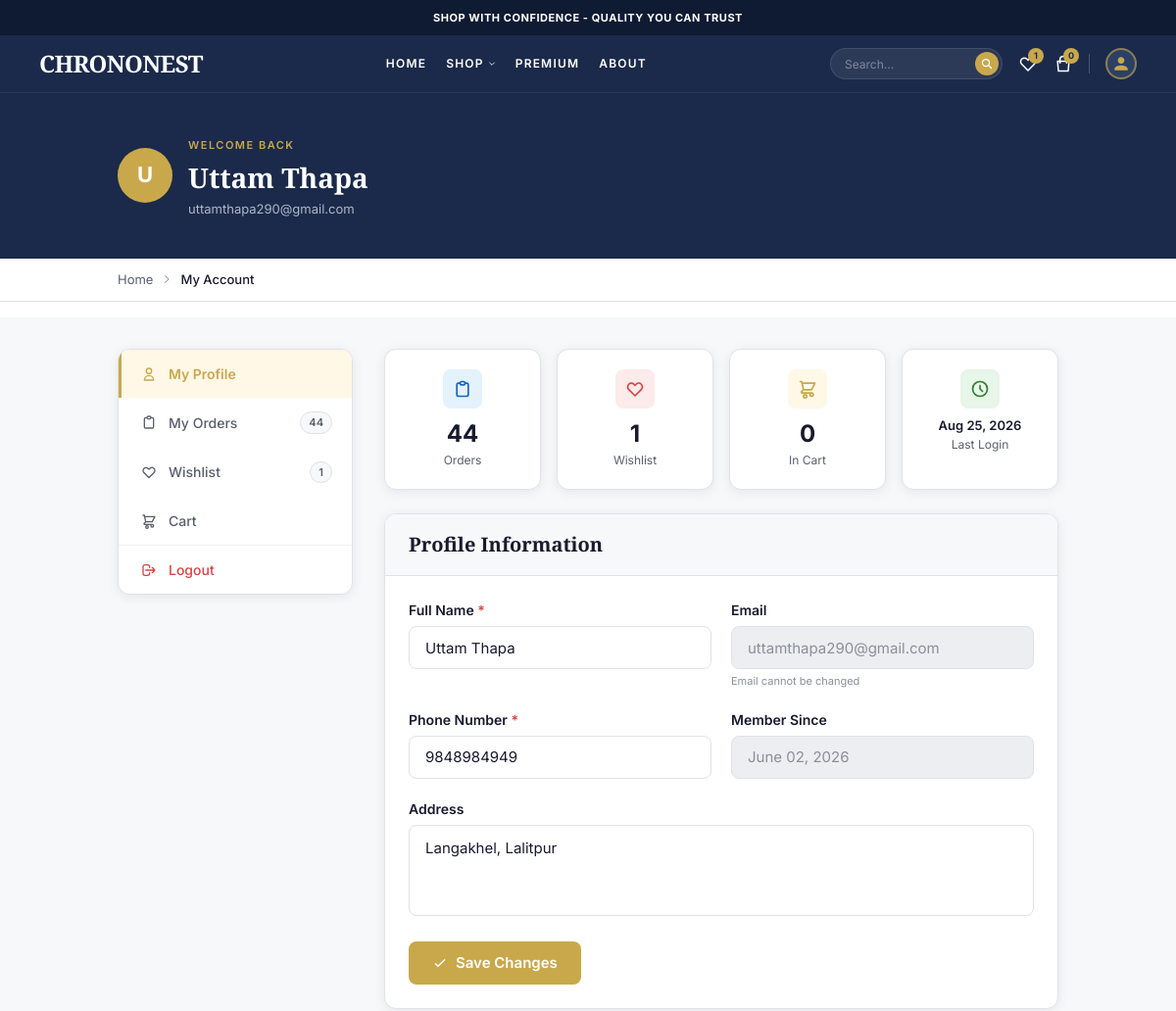
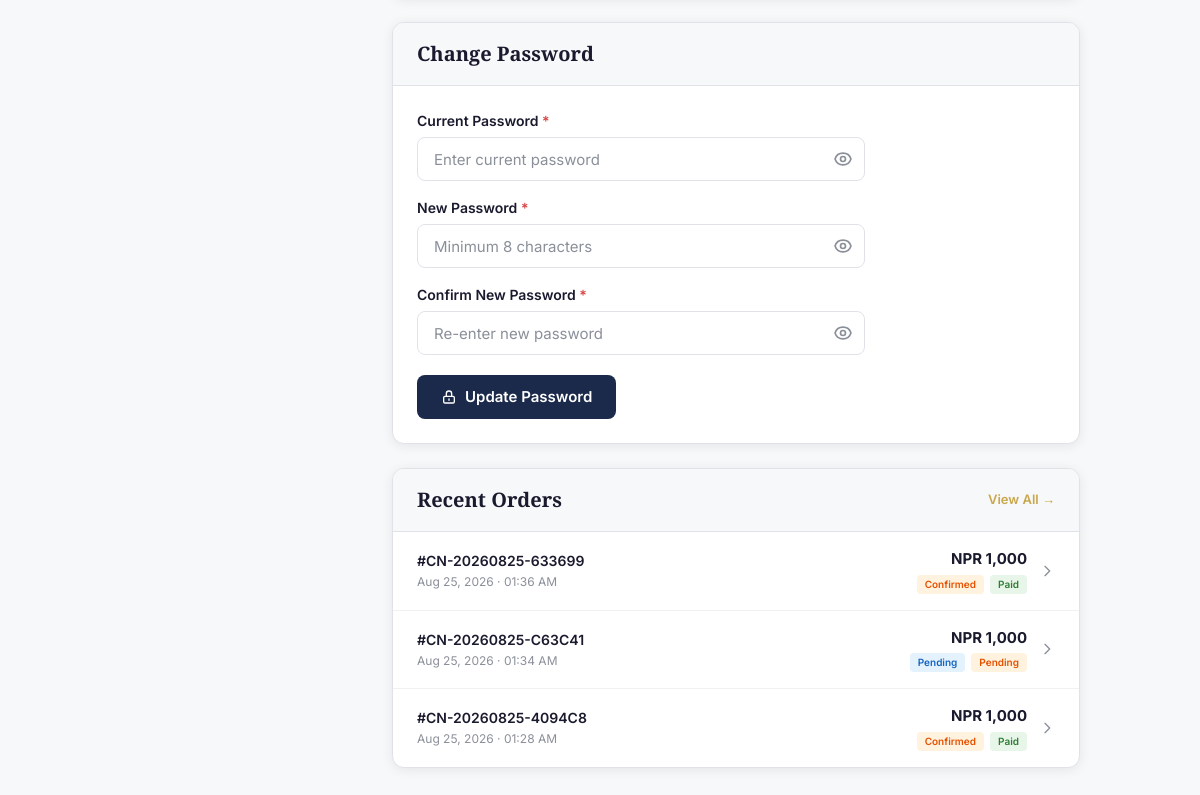
Screenshot of /pages/account/index.php (signed in) with the database file from the repository (2 pictures, top to bottom).
### tables this page shows
CREATE TABLE `users` (
  `id` int(11) NOT NULL,
  `name` varchar(100) NOT NULL,
  `email` varchar(100) NOT NULL,
  `phone` varchar(10) NOT NULL,
  `password` varchar(255) NOT NULL,
  `role` enum('customer','admin') DEFAULT 'customer',
  `address` text DEFAULT NULL,
  `last_login_at` timestamp NULL DEFAULT NULL,
  `created_at` timestamp NOT NULL DEFAULT current_timestamp(),
  `updated_at` timestamp NOT NULL DEFAULT current_timestamp() ON UPDATE current_timestamp()
);

CREATE TABLE `orders` (
  `id` int(11) NOT NULL,
  `user_id` int(11) DEFAULT NULL,
  `order_number` varchar(50) NOT NULL,
  `customer_name` varchar(100) NOT NULL,
  `customer_email` varchar(100) NOT NULL,
  `customer_phone` varchar(10) NOT NULL,
  `shipping_address` text NOT NULL,
  `payment_method` enum('COD','eSewa') NOT NULL,
  `payment_status` enum('pending','paid','failed') DEFAULT 'pending',
  `transaction_id` varchar(100) DEFAULT NULL,
  `total_amount` decimal(10,2) NOT NULL,
  `shipping_charge` decimal(10,2) DEFAULT 0.00,
  `grand_total` decimal(10,2) NOT NULL,
  `order_status` enum('pending','confirmed','processing','shipped','delivered') DEFAULT 'pending',
  `admin_notes` text DEFAULT NULL,
  `ordered_at` timestamp NOT NULL DEFAULT current_timestamp(),
  `confirmed_at` timestamp NULL DEFAULT NULL,
  `shipped_at` timestamp NULL DEFAULT NULL,
  `delivered_at` timestamp NULL DEFAULT NULL
);

### pages/account/index.php (the view, shortened to what the rows shown need)
<?php
require_once '../../config/db.php';
$user_id = $_SESSION['user_id'];
$stmt = $conn->prepare("SELECT * FROM users WHERE id = ?");
$stmt->bind_param("i", $user_id);
$stmt->execute();
$user = $stmt->get_result()->fetch_assoc();
$recent_orders_stmt = $conn->prepare("SELECT id, order_number, grand_total, order_status, payment_status, payment_method, ordered_at FROM orders WHERE user_id = ? ORDER BY ordered_at DESC LIMIT 3");
$recent_orders_stmt->bind_param("i", $user_id);
$recent_orders_stmt->execute();
$recent_orders = $recent_orders_stmt->get_result()->fetch_all(MYSQLI_ASSOC);
require_once '../../includes/header.php';
?>
<section class="bg-[#1B2A4A] py-10">
    <div class="container mx-auto px-4 sm:px-6 lg:px-8">
        <div class="flex items-center gap-4">
            <div class="w-14 h-14 rounded-full bg-[#C9A84C] flex items-center justify-center flex-shrink-0">
                <span class="font-['Inter'] font-bold text-[22px] text-white"><?= strtoupper(substr($user['name'], 0, 1)) ?></span>
            </div>
            <div>
                <span class="font-['Inter'] font-semibold text-[11px] uppercase tracking-[1.5px] text-[#C9A84C]">Welcome back</span>
                <h1 class="font-['Playfair_Display'] font-bold text-[28px] text-white mt-0.5"><?= htmlspecialchars($user['name']) ?></h1>
                <p class="font-['Inter'] text-[13px] text-[#B0B8C9] mt-0.5"><?= htmlspecialchars($user['email']) ?></p>
            </div>
        </div>
    </div>
</section>
<section class="py-8 bg-[#F7F8FA] min-h-screen">
    <div class="container mx-auto px-4 sm:px-6 lg:px-8">
        <div class="flex flex-col lg:flex-row gap-8">
            <div class="flex-1 space-y-6">
                <div class="grid grid-cols-2 md:grid-cols-4 gap-4">
                    <div class="bg-white rounded-xl border border-[#E0E2E7] shadow-[0_2px_12px_rgba(0,0,0,0.08)] p-5 text-center">
                        <div class="w-10 h-10 rounded-lg bg-[#E8F5E9] flex items-center justify-center mx-auto mb-2"><svg class="w-5 h-5 text-[#2E7D32]" fill="none" stroke="currentColor" viewBox="0 0 24 24"><path stroke-linecap="round" stroke-linejoin="round" stroke-width="2" d="M12 8v4l3 3m6-3a9 9 0 11-18 0 9 9 0 0118 0z"/></svg></div>
                        <div class="font-['Inter'] font-semibold text-[13px] text-[#1A1A2E]"><?= $user['last_login_at'] ? date('M d, Y', strtotime($user['last_login_at'])) : 'N/A' ?></div>
                        <div class="font-['Inter'] text-[12px] text-[#5A5F6D]">Last Login</div>
                    </div>
                </div>
                <div class="bg-white rounded-xl border border-[#E0E2E7] shadow-[0_2px_12px_rgba(0,0,0,0.08)] overflow-hidden">
                    <div class="px-6 py-4 bg-[#F7F8FA] border-b border-[#E0E2E7]">
                        <h2 class="font-['Playfair_Display'] font-bold text-[20px] text-[#1A1A2E]">Profile Information</h2>
                    </div>
                    <div class="p-6">
                        <form action="../actions/account-action.php" method="POST">
                            <div class="grid grid-cols-1 sm:grid-cols-2 gap-5 mb-5">
                                <div>
                                    <label class="block font-['Inter'] font-semibold text-[14px] text-[#1A1A2E] mb-1.5">Full Name <span class="text-[#D64545]">*</span></label>
                                    <input type="text" name="name" value="<?= htmlspecialchars($user['name']) ?>" required class="w-full h-[44px] px-4 bg-white border border-[#E0E2E7] rounded-lg font-['Inter'] text-[15px] text-[#1A1A2E] focus:outline-none focus:border-2 focus:border-[#C9A84C] focus:shadow-[0_0_0_3px_rgba(201,168,76,0.15)] transition-all duration-150">
                                </div>
                                <div>
                                    <label class="block font-['Inter'] font-semibold text-[14px] text-[#1A1A2E] mb-1.5">Email</label>
                                    <input type="email" value="<?= htmlspecialchars($user['email']) ?>" disabled class="w-full h-[44px] px-4 bg-[#EDEEF1] border border-[#E0E2E7] rounded-lg font-['Inter'] text-[15px] text-[#8A8F99] cursor-not-allowed">
                                    <p class="font-['Inter'] text-[11px] text-[#8A8F99] mt-1">Email cannot be changed</p>
                                </div>
                            </div>
                            <div class="grid grid-cols-1 sm:grid-cols-2 gap-5 mb-5">
                                <div>
                                    <label class="block font-['Inter'] font-semibold text-[14px] text-[#1A1A2E] mb-1.5">Phone Number <span class="text-[#D64545]">*</span></label>
                                    <input type="tel" name="phone" value="<?= htmlspecialchars($user['phone']) ?>" maxlength="10" required class="w-full h-[44px] px-4 bg-white border border-[#E0E2E7] rounded-lg font-['Inter'] text-[15px] text-[#1A1A2E] focus:outline-none focus:border-2 focus:border-[#C9A84C] focus:shadow-[0_0_0_3px_rgba(201,168,76,0.15)] transition-all duration-150">
                                </div>
                                <div>
                                    <label class="block font-['Inter'] font-semibold text-[14px] text-[#1A1A2E] mb-1.5">Member Since</label>
                                    <input type="text" value="<?= date('F d, Y', strtotime($user['created_at'])) ?>" disabled class="w-full h-[44px] px-4 bg-[#EDEEF1] border border-[#E0E2E7] rounded-lg font-['Inter'] text-[15px] text-[#8A8F99] cursor-not-allowed">
                                </div>
                            </div>
                            <div class="mb-5">
                                <label class="block font-['Inter'] font-semibold text-[14px] text-[#1A1A2E] mb-1.5">Address</label>
                                <textarea name="address" rows="3" placeholder="Street, Ward, Municipality, District, Province" class="w-full px-4 py-3 bg-white border border-[#E0E2E7] rounded-lg font-['Inter'] text-[15px] text-[#1A1A2E] placeholder-[#8A8F99] focus:outline-none focus:border-2 focus:border-[#C9A84C] focus:shadow-[0_0_0_3px_rgba(201,168,76,0.15)] transition-all duration-150 resize-none"><?= htmlspecialchars($user['address'] ?? '') ?></textarea>
                            </div>
                        </form>
                    </div>
                </div>
                <div class="bg-white rounded-xl border border-[#E0E2E7] shadow-[0_2px_12px_rgba(0,0,0,0.08)] overflow-hidden">
                    <div class="px-6 py-4 bg-[#F7F8FA] border-b border-[#E0E2E7]">
                        <h2 class="font-['Playfair_Display'] font-bold text-[20px] text-[#1A1A2E]">Change Password</h2>
                    </div>
                </div>
                <?php if (!empty($recent_orders)): ?>
                <div class="bg-white rounded-xl border border-[#E0E2E7] shadow-[0_2px_12px_rgba(0,0,0,0.08)] overflow-hidden">
                    <div class="px-6 py-4 bg-[#F7F8FA] border-b border-[#E0E2E7] flex items-center justify-between">
                        <h2 class="font-['Playfair_Display'] font-bold text-[20px] text-[#1A1A2E]">Recent Orders</h2>
                    </div>
                    <div class="divide-y divide-[#F0F1F3]">
                        <?php foreach ($recent_orders as $order):
                            $status_classes = match($order['order_status']) {
                                'pending' => 'bg-[#E3F2FD] text-[#1565C0]',
                                'confirmed' => 'bg-[#FFF3E0] text-[#E65100]',
                                'processing' => 'bg-[#FFF3E0] text-[#E65100]',
                                'shipped' => 'bg-[#E3F2FD] text-[#1565C0]',
                                'delivered' => 'bg-[#E8F5E9] text-[#2E7D32]',
                                default => 'bg-[#F7F8FA] text-[#5A5F6D]'
                            };
                            $pay_classes = match($order['payment_status']) {
                                'paid' => 'bg-[#E8F5E9] text-[#2E7D32]',
                                'failed' => 'bg-[#FDEAEA] text-[#D64545]',
                                default => 'bg-[#FFF3E0] text-[#E65100]'
                            };
                        ?>
                        <a href="order-detail.php?id=<?= $order['id'] ?>" class="flex items-center justify-between px-6 py-4 hover:bg-[#F7F8FA] transition-colors duration-150 block">
                            <div>
                                <div class="font-['Inter'] font-semibold text-[14px] text-[#1A1A2E]">#<?= htmlspecialchars($order['order_number']) ?></div>
                                <div class="font-['Inter'] text-[12px] text-[#8A8F99] mt-0.5"><?= date('M d, Y · h:i A', strtotime($order['ordered_at'])) ?></div>
                            </div>
                            <div class="flex items-center gap-3">
                                <div class="text-right">
                                    <div class="font-['Inter'] font-bold text-[15px] text-[#1A1A2E]">NPR <?= number_format($order['grand_total'], 0) ?></div>
                                    <div class="flex items-center gap-1.5 mt-1 justify-end">
                                        <span class="inline-block px-2 py-0.5 rounded font-['Inter'] font-semibold text-[10px] <?= $status_classes ?>"><?= ucfirst($order['order_status']) ?></span>
                                        <span class="inline-block px-2 py-0.5 rounded font-['Inter'] font-semibold text-[10px] <?= $pay_classes ?>"><?= ucfirst($order['payment_status']) ?></span>
                                    </div>
                                </div>
                                <svg class="w-4 h-4 text-[#8A8F99]" fill="none" stroke="currentColor" viewBox="0 0 24 24"><path stroke-linecap="round" stroke-linejoin="round" stroke-width="2" d="M9 5l7 7-7 7"/></svg>
                            </div>
                        </a>
                        <?php endforeach; ?>
                    </div>
                </div>
                <?php endif; ?>
            </div>
        </div>
    </div>
</section>
<?php require_once '../../includes/footer.php'; ?>

### rows the page displays
users: name "U", name "Uttam Thapa", email "uttamthapa290@gmail.com", last_login_at "Aug 25, 2026", phone "9848984949", created_at "June 02, 2026", address "Langakhel, Lalitpur"
orders: order_number "CN-20260825-633699", ordered_at "Aug 25, 2026 · 01:36 AM", grand_total "1,000", order_status "Confirmed", payment_status "Paid"
orders: order_number "CN-20260825-C63C41", ordered_at "Aug 25, 2026 · 01:34 AM", grand_total "1,000", order_status "Pending", payment_status "Pending"
orders: order_number "CN-20260825-4094C8", ordered_at "Aug 25, 2026 · 01:28 AM", grand_total "1,000", order_status "Confirmed", payment_status "Paid"

### other values shown
$wishlist_count "1"
$cart_count "0"
$order_count "44"
